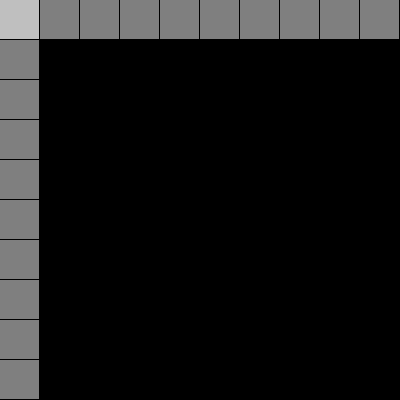
Frame 1 (no input)
Frame 60 (the mouse pressed at the canvas centre just before this capture): identical to frame 1, image omitted
Frame 120 (the mouse held since frame 60 and released just before this capture): identical to frame 1, image omitted

The Processing sketch that drew this single still picture (run headless with seeded random() and noise(); from frame 60 on, the mouse is pressed at the canvas centre):

// Processing sketch: processing_86671
// ── processing_86671.pde

int colonnes = 10;
int rangees = 10;

float largeurColonne;
float hauteurRangee;


void setup() {
  size(400, 400);
  smooth();
  
  largeurColonne = width/colonnes;
  hauteurRangee = height/rangees;

}


void draw() {

  background(0);

  noStroke();

  for (int i = 0; i < colonnes; i++ ) {
    fill(255, 127);
    float x = i * largeurColonne;
    rect( x , 0, largeurColonne-1, hauteurRangee-1);
  }

  for (int j = 0; j < rangees ; j++ ) {
    fill(255, 127);
    float y =  j * hauteurRangee;
    rect(0, y , largeurColonne-1, hauteurRangee-1);
  }
  
}
